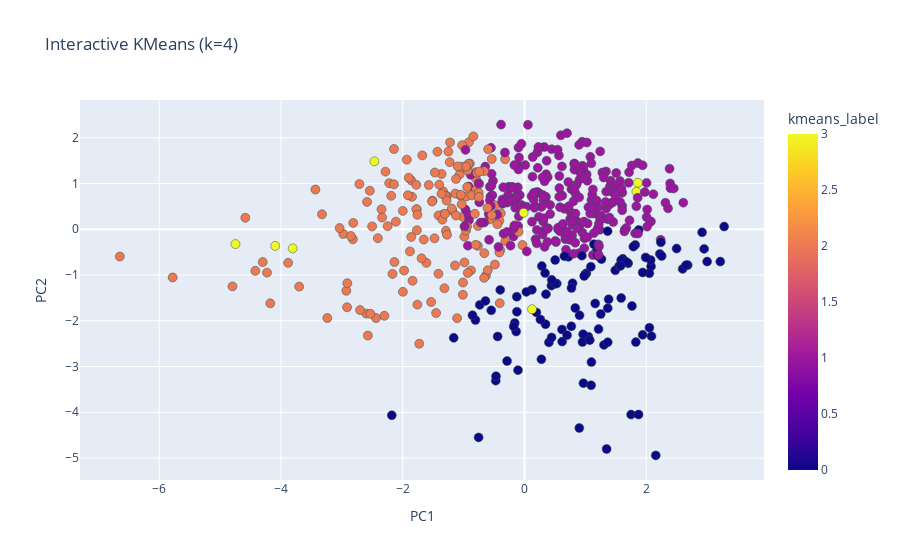
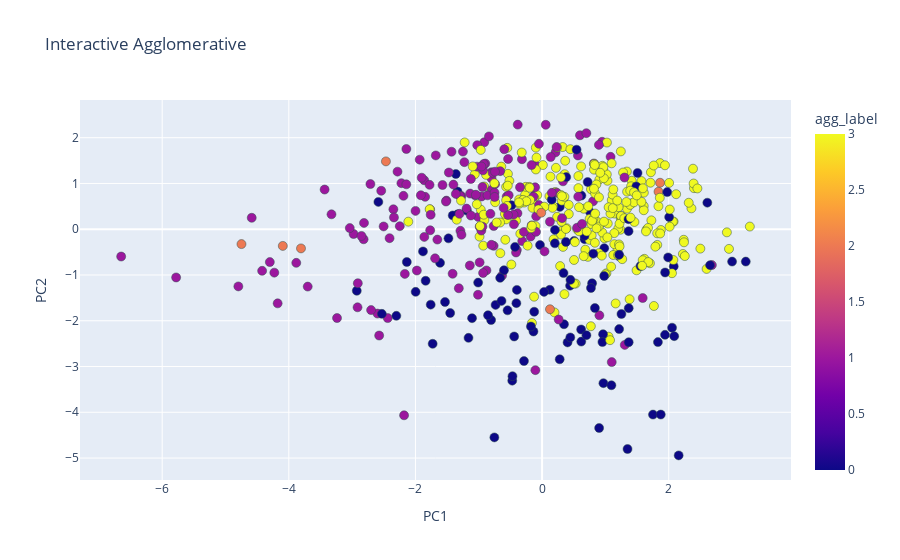
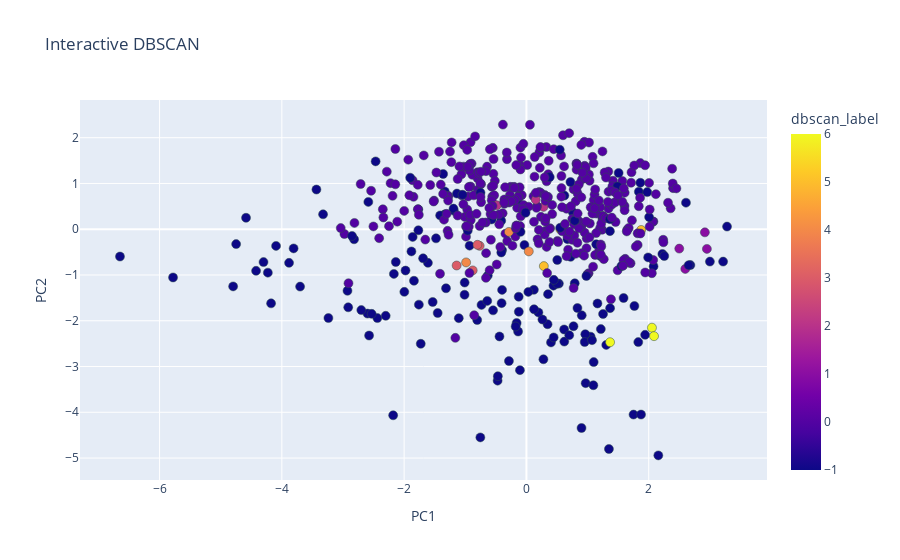

These figures' notebook cell, in order:
### Code cell
# Plotly interactive scatterplots
hover_data = [hover_col] if hover_col is not None else None

fig_kmeans = px.scatter(pca_df, x='PC1', y='PC2', color='kmeans_label',
                        hover_name=hover_col if hover_col is not None else None,
                        hover_data=hover_data, title=f'Interactive KMeans (k={best_k})')
fig_kmeans.update_traces(marker=dict(size=9, line=dict(width=0.5, color='DarkSlateGrey')))
fig_kmeans.show()

fig_agg = px.scatter(pca_df, x='PC1', y='PC2', color='agg_label',
                     hover_name=hover_col if hover_col is not None else None,
                     hover_data=hover_data, title='Interactive Agglomerative')
fig_agg.update_traces(marker=dict(size=9, line=dict(width=0.5, color='DarkSlateGrey')))
fig_agg.show()

fig_db = px.scatter(pca_df, x='PC1', y='PC2', color='dbscan_label',
                    hover_name=hover_col if hover_col is not None else None,
                    hover_data=hover_data, title='Interactive DBSCAN')
fig_db.update_traces(marker=dict(size=9, line=dict(width=0.5, color='DarkSlateGrey')))
fig_db.show()

### Figure 1 — Plotly figure (JSON) as saved in the notebook; plotly's stock layout.template omitted (floating-point values rounded to 4 significant figures; data arrays with more than 128 entries replaced by an {"elided": "..."} marker saying what was removed)
{"data": [{"customdata": {"elided": "530x1 str values"}, "hovertemplate": "<b>%{hovertext}</b><br><br>PC1=%{x}<br>PC2=%{y}<br>name=%{customdata[0]}<br>kmeans_label=%{marker.color}<extra></extra>", "hovertext": {"elided": "530 str values"}, "legendgroup": "", "marker": {"color": {"elided": "530 int values"}, "coloraxis": "coloraxis", "line": {"color": "DarkSlateGrey", "width": 0.5}, "size": 9, "symbol": "circle"}, "mode": "markers", "name": "", "orientation": "v", "showlegend": false, "type": "scatter", "x": {"elided": "530 float values"}, "xaxis": "x", "y": {"elided": "530 float values"}, "yaxis": "y"}], "layout": {"coloraxis": {"colorbar": {"title": {"text": "kmeans_label"}}, "colorscale": [[0, "#0d0887"], [0.1111, "#46039f"], [0.2222, "#7201a8"], [0.3333, "#9c179e"], [0.4444, "#bd3786"], [0.5556, "#d8576b"], [0.6667, "#ed7953"], [0.7778, "#fb9f3a"], [0.8889, "#fdca26"], [1, "#f0f921"]]}, "legend": {"tracegroupgap": 0}, "title": {"text": "Interactive KMeans (k=4)"}, "xaxis": {"anchor": "y", "domain": [0, 1], "title": {"text": "PC1"}}, "yaxis": {"anchor": "x", "domain": [0, 1], "title": {"text": "PC2"}}}}

### Figure 2 — Plotly figure (JSON) as saved in the notebook; plotly's stock layout.template omitted (floating-point values rounded to 4 significant figures; data arrays with more than 128 entries replaced by an {"elided": "..."} marker saying what was removed)
{"data": [{"customdata": {"elided": "530x1 str values"}, "hovertemplate": "<b>%{hovertext}</b><br><br>PC1=%{x}<br>PC2=%{y}<br>name=%{customdata[0]}<br>agg_label=%{marker.color}<extra></extra>", "hovertext": {"elided": "530 str values"}, "legendgroup": "", "marker": {"color": {"elided": "530 int values"}, "coloraxis": "coloraxis", "line": {"color": "DarkSlateGrey", "width": 0.5}, "size": 9, "symbol": "circle"}, "mode": "markers", "name": "", "orientation": "v", "showlegend": false, "type": "scatter", "x": {"elided": "530 float values"}, "xaxis": "x", "y": {"elided": "530 float values"}, "yaxis": "y"}], "layout": {"coloraxis": {"colorbar": {"title": {"text": "agg_label"}}, "colorscale": [[0, "#0d0887"], [0.1111, "#46039f"], [0.2222, "#7201a8"], [0.3333, "#9c179e"], [0.4444, "#bd3786"], [0.5556, "#d8576b"], [0.6667, "#ed7953"], [0.7778, "#fb9f3a"], [0.8889, "#fdca26"], [1, "#f0f921"]]}, "legend": {"tracegroupgap": 0}, "title": {"text": "Interactive Agglomerative"}, "xaxis": {"anchor": "y", "domain": [0, 1], "title": {"text": "PC1"}}, "yaxis": {"anchor": "x", "domain": [0, 1], "title": {"text": "PC2"}}}}

### Figure 3 — Plotly figure (JSON) as saved in the notebook; plotly's stock layout.template omitted (floating-point values rounded to 4 significant figures; data arrays with more than 128 entries replaced by an {"elided": "..."} marker saying what was removed)
{"data": [{"customdata": {"elided": "530x1 str values"}, "hovertemplate": "<b>%{hovertext}</b><br><br>PC1=%{x}<br>PC2=%{y}<br>name=%{customdata[0]}<br>dbscan_label=%{marker.color}<extra></extra>", "hovertext": {"elided": "530 str values"}, "legendgroup": "", "marker": {"color": {"elided": "530 int values"}, "coloraxis": "coloraxis", "line": {"color": "DarkSlateGrey", "width": 0.5}, "size": 9, "symbol": "circle"}, "mode": "markers", "name": "", "orientation": "v", "showlegend": false, "type": "scatter", "x": {"elided": "530 float values"}, "xaxis": "x", "y": {"elided": "530 float values"}, "yaxis": "y"}], "layout": {"coloraxis": {"colorbar": {"title": {"text": "dbscan_label"}}, "colorscale": [[0, "#0d0887"], [0.1111, "#46039f"], [0.2222, "#7201a8"], [0.3333, "#9c179e"], [0.4444, "#bd3786"], [0.5556, "#d8576b"], [0.6667, "#ed7953"], [0.7778, "#fb9f3a"], [0.8889, "#fdca26"], [1, "#f0f921"]]}, "legend": {"tracegroupgap": 0}, "title": {"text": "Interactive DBSCAN"}, "xaxis": {"anchor": "y", "domain": [0, 1], "title": {"text": "PC1"}}, "yaxis": {"anchor": "x", "domain": [0, 1], "title": {"text": "PC2"}}}}
